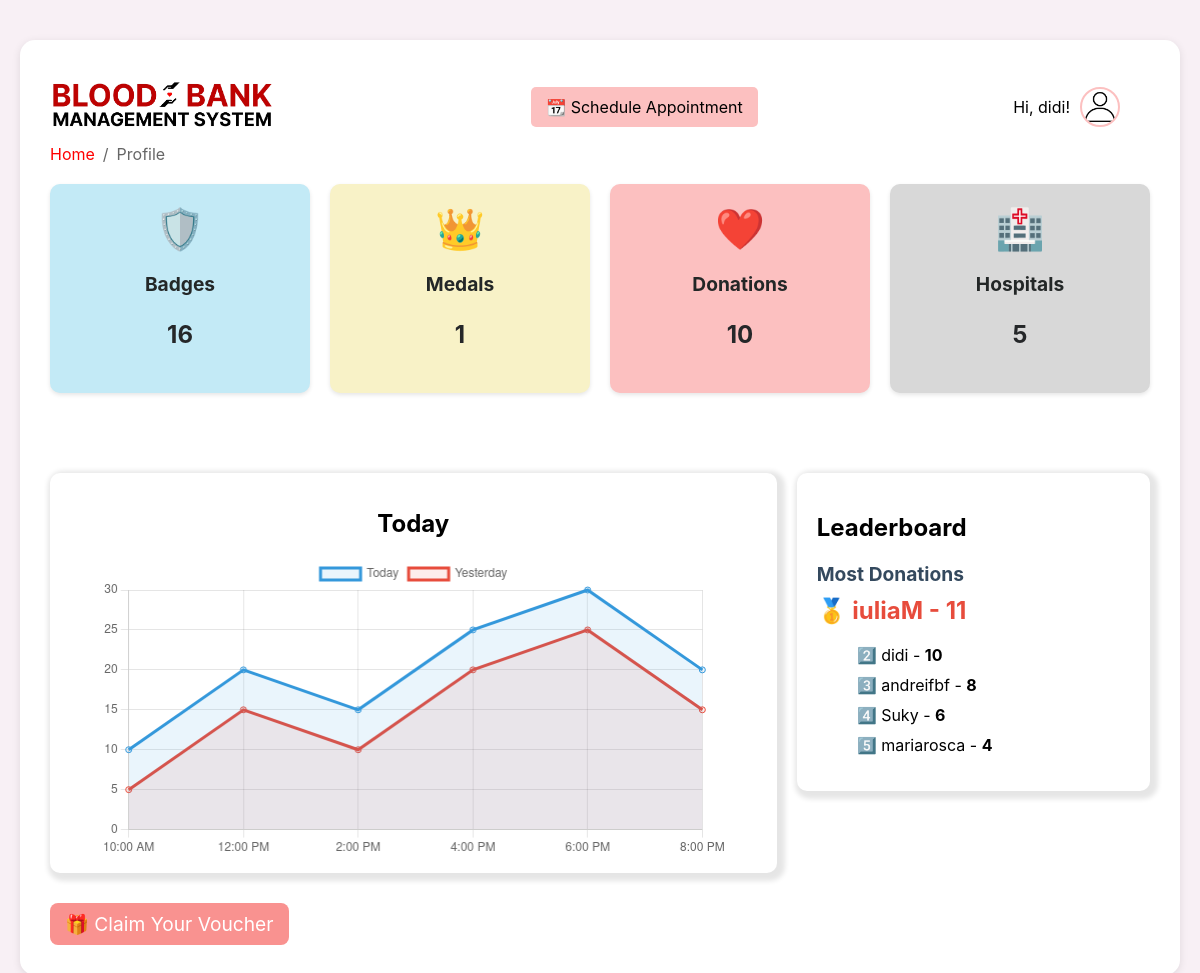
The app's page /gamification (signed in) with its own data.
### tables this page shows
CREATE TABLE users (
        id INTEGER PRIMARY KEY AUTOINCREMENT,
        full_name TEXT NOT NULL,
        username TEXT UNIQUE NOT NULL,
        email TEXT UNIQUE NOT NULL,
        password TEXT NOT NULL 
    , is_admin BOOLEAN DEFAULT 0);

CREATE TABLE badges (
                id INTEGER PRIMARY KEY AUTOINCREMENT,
                user_id INTEGER NOT NULL,
                badges INTEGER DEFAULT 0,
                medals INTEGER DEFAULT 0,
                donations INTEGER DEFAULT 0, meal_vouchers INTEGER DEFAULT 0,
                FOREIGN KEY (user_id) REFERENCES users(id) ON DELETE CASCADE
            );

### app.py (the view)
@app.route('/gamification')
def gamification():
    if 'logged_in' not in session:
        flash("Please log in to access the gamification page.", 'error')
        return redirect(url_for('login'))
    user_id = session['user_id']  # Get the logged-in user's ID
    try:
        conn = get_db_connection()
        cursor = conn.cursor()
        cursor.execute('''
            SELECT badges, medals, donations
            FROM badges
            WHERE user_id = ?
        ''', (user_id,))
        stats = cursor.fetchone()
        badges = stats['badges'] if stats else 0
        medals = stats['medals'] if stats else 0
        donations = stats['donations'] if stats else 0
        has_voucher = donations >= 10
        cursor.execute('''
            SELECT COUNT(DISTINCT hospital_name) AS unique_hospitals
            FROM appointments
            WHERE user_id = ?
        ''', (user_id,))
        hospitals_result = cursor.fetchone()
        unique_hospitals = hospitals_result['unique_hospitals'] if hospitals_result else 0
        cursor.execute('''
            SELECT u.username,
                   b.donations AS total_donations
            FROM users u
            LEFT JOIN badges b ON u.id = b.user_id
            ORDER BY total_donations DESC
            LIMIT 5
        ''')
        leaderboard = cursor.fetchall()
        return render_template(
            'gamification.html',
            badges=badges,
            medals=medals,
            donations=donations,
            unique_hospitals=unique_hospitals,
            leaderboard=leaderboard,
            has_voucher=has_voucher  # Pass eligibility for voucher to the template
        )
    except sqlite3.Error as e:
        flash(f"An error occurred while fetching gamification data: {e}", 'error')
        return redirect(url_for('dashboard'))
    finally:
        conn.close()

### app.py (called while the page is built)
def get_db_connection():
    try:
        conn = sqlite3.connect('database.db')  # Adjust path if necessary
        conn.row_factory = sqlite3.Row  # Enable dictionary-like row access
        return conn
    except sqlite3.Error as e:
        print(f"Error connecting to database: {e}")
        return None

### templates/gamification.html (shortened to what this page needs)
<!DOCTYPE html>
<html lang="en">
<head>
    <link rel="stylesheet" href="{{ url_for('static', filename='css/styles-gamification.css') }}">
</head>
<body>
    <div class="container">
        <nav class="navbar">
            <div class="navbar-logo">
                <a href="/">
                    <img src="{{ url_for('static', filename='images/logo1.png') }}" alt="Blood Bank Management System Logo">
                </a>
            </div>
 <div class="navbar-schedule">
    <a href="/schedule" class="schedule-btn" style="
        padding: 10px 15px;
        background-color: #FCC0C0;
        color: black;
        text-decoration: none;
        border-radius: 5px;
        transition: background-color 0.3s ease;"
    >📆 Schedule Appointment</a>
</div>
            <div class="user-info">
                <span>Hi, {{ session['username'] }}!</span>
                <img src="{{ url_for('static', filename='images/profile_icon.png') }}" alt="User Icon" class="dropbtn">
            </div>
        </nav>
        <div class="breadcrumb">
            <a href="/">Home</a> / <span>Profile</span>
        </div>
        <section class="stats-cards">
            <div class="card1">
                <div class="card-icon">🛡️</div>
                <div class="card-info">
                    <h3>Badges</h3>
                    <p>{{ badges }}</p>
                </div>
            </div>
            <div class="card2">
                <div class="card-icon">👑</div>
                <div class="card-info">
                    <h3>Medals</h3>
                    <p>{{ medals }}</p>
                </div>
            </div>
            <div class="card3">
                <div class="card-icon">❤️</div>
                <div class="card-info">
                    <h3>Donations</h3>
                    <p>{{ donations }}</p>
                </div>
            </div>
            <div class="card4">
                <div class="card-icon">🏥</div>
                <div class="card-info">
                    <h3>Hospitals</h3>
                    <p>{{ unique_hospitals }}</p>
                </div>
            </div>
        </section>
        <section class="chart-leaderboard-container">
            <div class="chart-section">
                <h2>Today</h2>
                <canvas id="chart"></canvas>
            </div>
            <div class="leaderboard-section">
                <h2>Leaderboard</h2>
                <div class="leaderboard-card">
                    <h3>Most Donations</h3>
                    {% if leaderboard %}
                        <div class="leader">
                            <span>🥇</span> {{ leaderboard[0][0] }} - <strong>{{ leaderboard[0][1] }}</strong>
                        </div>
                        <ul class="leaderboard-list">
                            {% for user in leaderboard[1:] %}
                                <li>{{ loop.index + 1 }}️⃣ {{ user[0] }} - <strong>{{ user[1] }}</strong></li>
                            {% endfor %}
                        </ul>
                    {% else %}
                        <p>No donations recorded yet.</p>
                    {% endif %}
                </div>
            </div>
        </section>
{% if has_voucher %}
<div style="margin-top: 20px;">
    <a href="{{ url_for('voucher_page') }}" class="voucher-button">🎁 Claim Your Voucher</a>
</div>
{% else %}
<p style="margin-top: 20px; color: gray;">You need at least 10 donations to claim a voucher. Keep donating! ❤️</p>
{% endif %}
    </div>
    <script>
        const ctx = document.getElementById('chart').getContext('2d');
        const chart = new Chart(ctx, {
            type: 'line',
            data: {
                labels: ['10:00 AM', '12:00 PM', '2:00 PM', '4:00 PM', '6:00 PM', '8:00 PM'],
                datasets: [
                    {
                        label: 'Today',
                        data: [10, 20, 15, 25, 30, 20],
                        borderColor: '#3498db',
                        backgroundColor: 'rgba(52, 152, 219, 0.1)',
                        fill: true,
                    },
                    {
                        label: 'Yesterday',
                        data: [5, 15, 10, 20, 25, 15],
                        borderColor: '#e74c3c',
                        backgroundColor: 'rgba(231, 76, 60, 0.1)',
                        fill: true,
                    }
                ]
            },
            options: {
                responsive: true,
                maintainAspectRatio: false,
                scales: {
                    x: { beginAtZero: true },
                    y: { beginAtZero: true }
                },
                plugins: {
                    legend: {
                        display: true,
                        position: 'top',
                    }
                }
            }
        });
        document.getElementById('checkVouchersBtn').addEventListener('click', () => {
    fetch('/check_donations', {
        method: 'POST',
        headers: { 'Content-Type': 'application/json' }
    })
    .then(response => response.json())
    .then(data => {
        document.getElementById('voucherMessage').textContent = data.message;
    })
    .catch(error => {
        console.error('Error:', error);
    });
});
    </script>
</body>
</html>

### static/css/styles-gamification.css (style rules this page uses)
* { box-sizing: border-box; font-family: -apple-system, BlinkMacSystemFont, "Segoe UI", Roboto, sans-serif; }
body { margin: 0; padding: 20px; background-color: #f8f0f5; }
.container { max-width: 1700px; margin: 0 auto; margin-top: 20px; background: white; padding: 30px; border-radius: 15px; box-shadow: 0 2px 8px rgba(0,0,0,0.1); }
.navbar { display: flex; justify-content: space-between; align-items: center; padding: 10px 20px; background-color: #ffffff; }
.navbar-logo img { height: 50px; margin-left: -20px; }
.user-info { display: flex; align-items: center; gap: 10px; }
.user-info img { width: 40px; height: 40px; border-radius: 50%; border: 2px solid #FCC0C0; }
.breadcrumb { display: flex; align-items: center; gap: 8px; margin-bottom: 20px; color: #666; }
.breadcrumb a { color: #ff0000; text-decoration: none; }
.stats-cards { display: flex; justify-content: space-between; gap: 20px; margin-bottom: 30px; }
.card1 { background-color: rgb(195, 234, 246); border-radius: 10px; padding: 20px; box-shadow: 0 2px 4px rgba(0, 0, 0, 0.1); flex: 1; text-align: center; }
.card2 { background-color: rgb(248, 242, 199); border-radius: 10px; padding: 20px; box-shadow: 0 2px 4px rgba(0, 0, 0, 0.1); flex: 1; text-align: center; }
.card3 { background-color: rgb(252, 192, 192); border-radius: 10px; padding: 20px; box-shadow: 0 2px 4px rgba(0, 0, 0, 0.1); flex: 1; text-align: center; }
.card4 { background-color: rgb(216, 216, 216); border-radius: 10px; padding: 20px; box-shadow: 0 2px 4px rgba(0, 0, 0, 0.1); flex: 1; text-align: center; }
.card-icon { font-size: 2.5em; margin-bottom: 10px; color: #ff6f61; }
.card-info h3 { font-size: 1.2em; color: #232727; }
.card-info p { font-size: 1.5em; font-weight: bold; color: #252729; }
.chart-leaderboard-container { display: flex; justify-content: space-between; align-items: flex-start; gap: 20px; margin-bottom: 30px; margin-top: 20px; }
.chart-section { flex: 2; background-color: white; border-radius: 10px; padding: 50px; box-shadow: 3px 3px 5px 5px rgba(0, 0, 0, 0.1); max-height: 400px; overflow: hidden; display: flex; flex-direction: column; justify-content: center; align-items: center; margin-top: 50px; }
.chart-section canvas { width: 100%; height: 300px; }
.leaderboard-section { flex: 1; background-color: white; border-radius: 10px; padding: 20px; box-shadow: 3px 3px 5px 5px rgba(0, 0, 0, 0.1); max-height: 400px; overflow-y: auto; margin-top: 50px; }
.leaderboard-card h3 { margin-bottom: 10px; font-size: 1.2em; color: #34495e; }
.leader { font-size: 1.5em; font-weight: bold; margin-bottom: 20px; color: #e74c3c; }
.leaderboard-list li { list-style: none; margin-bottom: 10px; font-size: 1em; }
.voucher-button { display: inline-block; padding: 9px 15px; font-size: 1.2em; text-decoration: none; color: white; background-color: #f99290; border-radius: 8px; transition: background-color 0.3s; font-family: -apple-system; }

### records on screen
users: username "didi"
users: username "iuliaM"
badges: donations "11"
badges: username "didi", donations "10"
badges: username "andreifbf", donations "8"
badges: username "Suky", donations "6"
badges: username "mariarosca", donations "4"

### other values on screen
{{ badges }} "16"
{{ medals }} "1"
{{ donations }} "10"
{{ unique_hospitals }} "5"
